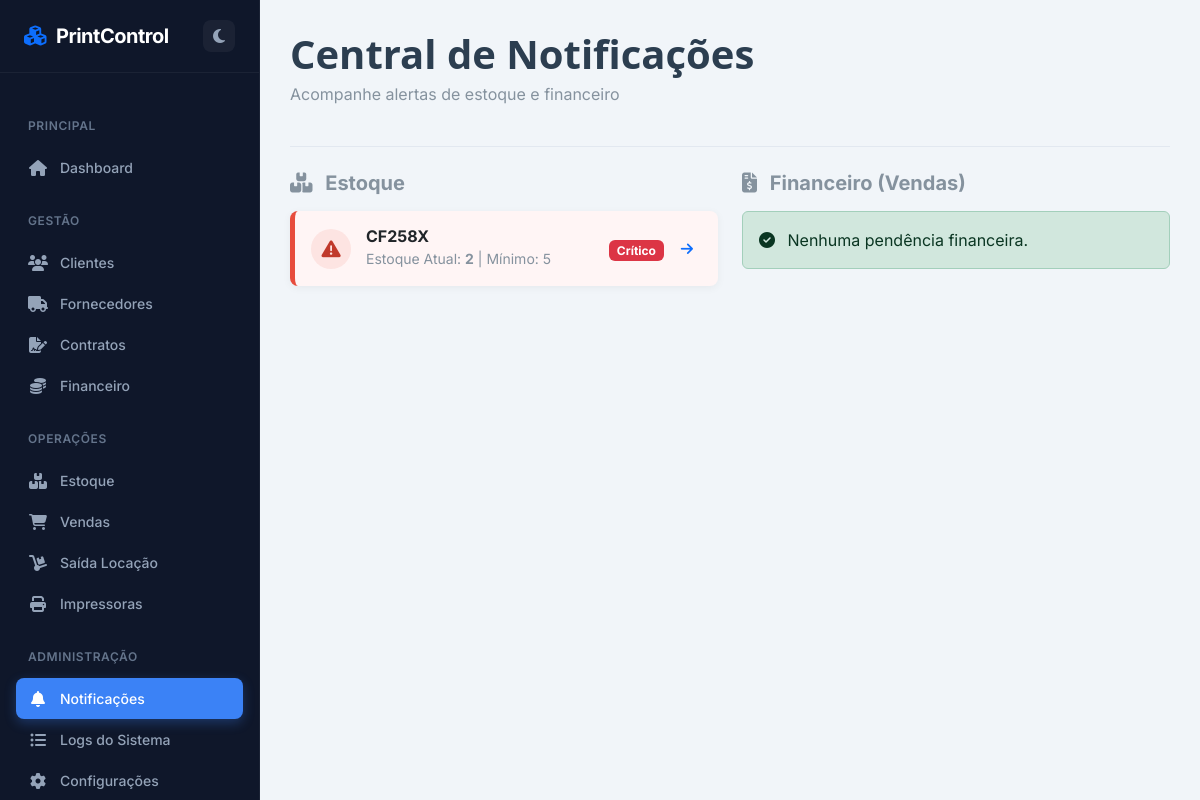
The app's page /notificacoes with its own data.
### app.py (models this page shows)
class Produto(db.Model):
    id = db.Column(db.Integer, primary_key=True)
    nome = db.Column(db.String(100), nullable=False)
    categoria = db.Column(db.String(50))
    marca = db.Column(db.String(50))
    compatibilidade = db.Column(db.String(150))
    quantidade = db.Column(db.Integer, default=0)
    minimo = db.Column(db.Integer, default=5)
    valor_pago = db.Column(db.Float, default=0.0)
    valor_venda = db.Column(db.Float, default=0.0)
    observacao = db.Column(db.String(200))
    ativo = db.Column(db.Boolean, default=True)

### app.py (the view)
@app.route('/notificacoes')
def notificacoes():
    config = Configuracao.query.first()
    margem = config.margem_atencao_pct if config else 20
    dias_vencimento = config.dias_alerta_vencimento if config else 7
    todos_produtos = Produto.query.all()
    itens_atencao = []
    for p in todos_produtos:
        if p.ativo:
            limite = p.minimo * (1 + margem / 100)
            if p.quantidade <= p.minimo: itens_atencao.append({'produto': p, 'status': 'Crítico', 'classe': 'bg-danger', 'row_class': 'row-alert-red'})
            elif p.quantidade <= limite: itens_atencao.append({'produto': p, 'status': 'Baixo', 'classe': 'bg-warning text-dark', 'row_class': 'row-alert-orange'})
    data_limite = datetime.now().date() + timedelta(days=dias_vencimento)
    vendas_vencendo = Venda.query.filter(Venda.status_pagamento != 'Pago', Venda.status_geral != 'Cancelada', Venda.data_vencimento <= data_limite).order_by(Venda.data_vencimento).all()
    return render_template('notificacoes.html', itens_atencao=itens_atencao, vendas_vencendo=vendas_vencendo)

### app.py (called while the page is built)
@app.context_processor
def utility_processor():
    try:
        config = Configuracao.query.first()
        if not config:
            config = Configuracao()
            db.session.add(config)
            db.session.commit()
        return dict(hoje=datetime.now(), config=config)
    except: return dict(hoje=datetime.now(), config=None)

### templates/notificacoes.html (shortened to what this page needs)
{% extends "base.html" %}
{% block content %}
<div id="notificacoes-page" class="page-content active">
    <div class="page-header mb-4">
        <h1 class="page-title">Central de Notificações</h1>
        <p class="text-muted">Acompanhe alertas de estoque e financeiro</p>
    </div>
    <div class="row">
        <div class="col-md-6">
            <h5 class="mb-3 text-muted fw-bold"><i class="fas fa-boxes me-2"></i> Estoque</h5>
            {% if itens_atencao %}
                {% for item in itens_atencao %}
                <div class="card card-alert p-3 d-flex flex-row align-items-center {% if item.status == 'Crítico' %}alert-critical{% else %}alert-warning{% endif %}">
                    <div class="alert-icon {% if item.status == 'Crítico' %}icon-critical{% else %}icon-warning{% endif %}">
                        <i class="fas fa-exclamation-triangle"></i>
                    </div>
                    <div class="flex-grow-1">
                        <h6 class="mb-0 fw-bold">{{ item.produto.nome }}</h6>
                        <small class="text-muted">Estoque Atual: <strong>{{ item.produto.quantidade }}</strong> | Mínimo: {{ item.produto.minimo }}</small>
                    </div>
                    <div>
                        <span class="badge {% if item.status == 'Crítico' %}bg-danger{% else %}bg-warning text-dark{% endif %}">{{ item.status }}</span>
                    </div>
                    <a href="{{ url_for('estoque') }}" class="btn btn-sm btn-link text-decoration-none ms-2"><i class="fas fa-arrow-right"></i></a>
                </div>
                {% endfor %}
            {% else %}
                <div class="alert alert-success"><i class="fas fa-check-circle me-2"></i> Estoque regular.</div>
            {% endif %}
        </div>
        <div class="col-md-6">
            <h5 class="mb-3 text-muted fw-bold"><i class="fas fa-file-invoice-dollar me-2"></i> Financeiro (Vendas)</h5>
            {% if vendas_vencendo %}
                {% for venda in vendas_vencendo %}
                {% set dias = (hoje.date() - venda.data_vencimento).days %}
                <div class="card card-alert p-3 d-flex flex-row align-items-center {% if dias > 0 %}alert-critical{% else %}alert-warning{% endif %}">
                    <div class="alert-icon {% if dias > 0 %}icon-critical{% else %}icon-warning{% endif %}">
                        <i class="fas fa-clock"></i>
                    </div>
                    <div class="flex-grow-1">
                        <h6 class="mb-0 fw-bold">{{ venda.cliente.nome }}</h6>
                        <small class="text-muted">Vencimento: {{ venda.data_vencimento.strftime('%d/%m') }} | Valor: {{ venda.valor_total | currency }}</small>
                    </div>
                    <div>
                        {% if dias > 0 %}
                            <span class="badge bg-danger">Atrasado {{ dias }}d</span>
                        {% else %}
                            <span class="badge bg-warning text-dark">Vence hoje</span>
                        {% endif %}
                    </div>
                    <a href="{{ url_for('vendas') }}" class="btn btn-sm btn-link text-decoration-none ms-2"><i class="fas fa-arrow-right"></i></a>
                </div>
                {% endfor %}
            {% else %}
                <div class="alert alert-success"><i class="fas fa-check-circle me-2"></i> Nenhuma pendência financeira.</div>
            {% endif %}
        </div>
    </div>
</div>
{% endblock %}

### templates/base.html (style rules this page uses)
:root { --bg-body: #f1f5f9; --text-main: #2c3e50; --text-muted: #85929e; --sidebar-bg: #0f172a; --sidebar-width: 260px; --primary-color: #3b82f6; --card-bg: #ffffff; --border-color: #e2e8f0; --input-bg: #ffffff; --input-border: #cbd5e1; }
body { font-family: 'Inter', sans-serif; background-color: var(--bg-body); color: var(--text-main); transition: background-color 0.3s, color 0.3s; overflow-x: hidden; }
.page-header { padding-bottom: 1.5rem; margin-bottom: 2rem; border-bottom: 1px solid var(--border-color); }
.page-title { font-weight: 700; color: var(--text-main); margin-bottom: 0.25rem; }
.text-muted { color: var(--text-muted) !important; }
.card { box-shadow: 0 1px 3px rgba(0,0,0,0.05); border: none; border-radius: 12px; }

### templates/notificacoes.html (style rules this page uses)
.page-title { color: #2C3E50 !important; font-family: 'Segoe UI', sans-serif; font-weight: 700; }
.card-alert { border: none; border-radius: 8px; box-shadow: 0 2px 8px rgba(0,0,0,0.05); margin-bottom: 15px; background: white; border-left: 5px solid #ccc; transition: transform 0.2s; }
.alert-critical { border-left-color: #e74c3c; background-color: #fff5f5; }
.alert-icon { width: 40px; height: 40px; border-radius: 50%; display: flex; align-items: center; justify-content: center; font-size: 1.2rem; margin-right: 15px; }
.icon-critical { background-color: rgba(231, 76, 60, 0.1); color: #c0392b; }

### records on screen
Produto: produto.nome "CF258X", produto.quantidade "2", produto.minimo "5"

### other values on screen
{{ item.status }} "Crítico"
